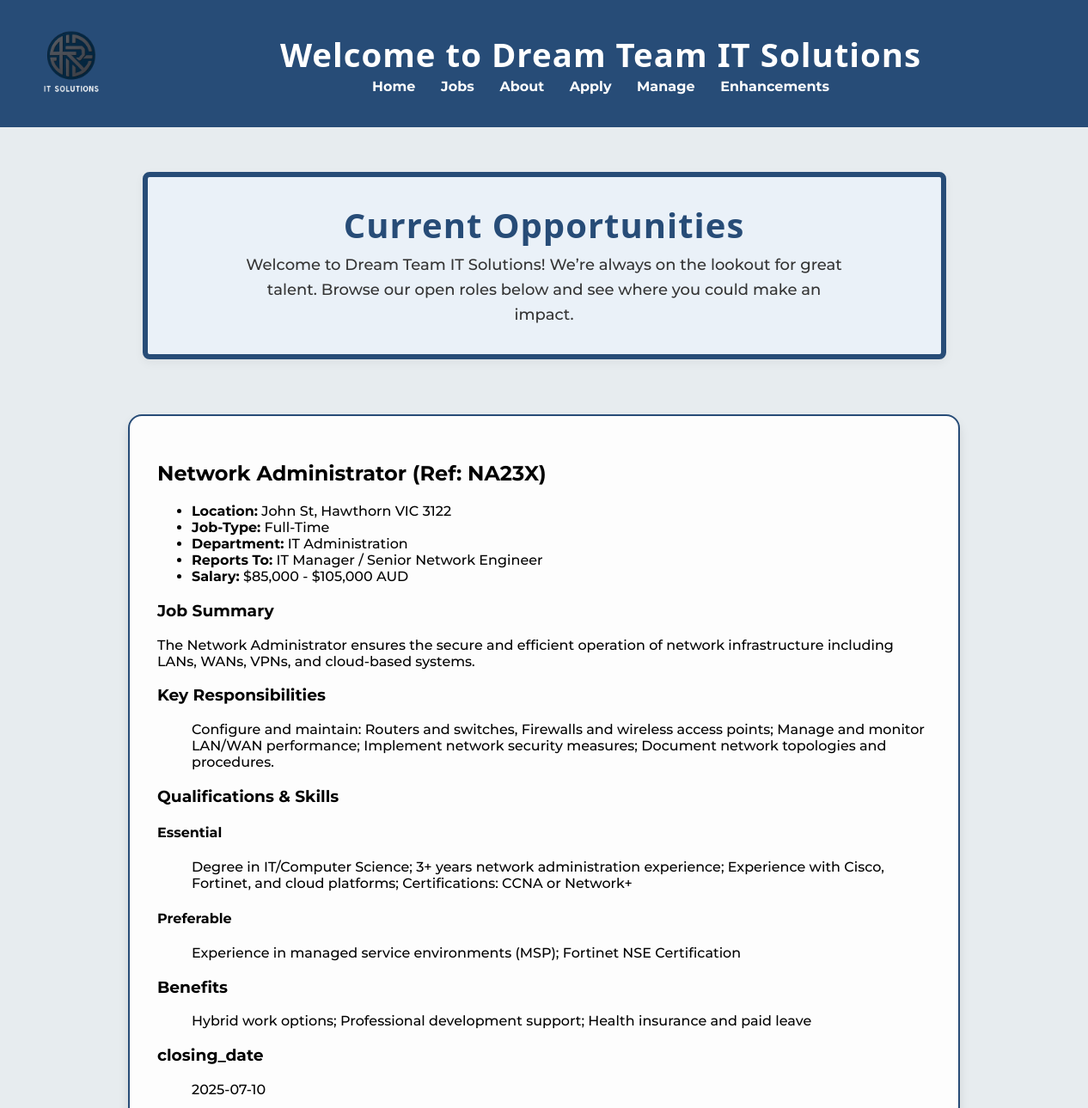
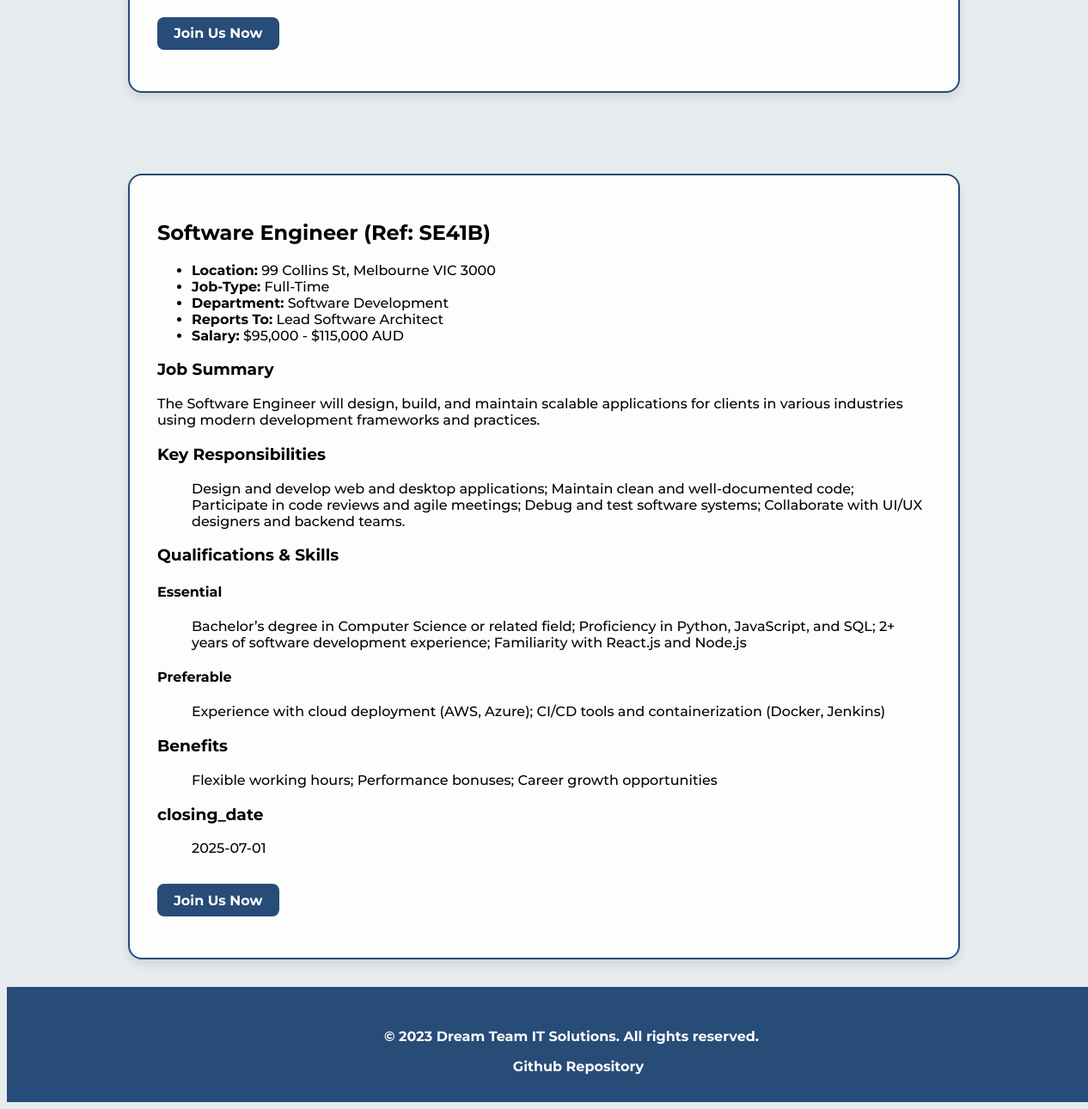
/jobs.php, run on the app's committed database (2 pictures, top to bottom).
### tables this page shows
CREATE TABLE `jobs` (
  `job_ref` varchar(5) NOT NULL,
  `title` varchar(100) NOT NULL,
  `location` varchar(100) NOT NULL,
  `job_type` varchar(50) NOT NULL,
  `department` varchar(100) NOT NULL,
  `reports_to` varchar(100) NOT NULL,
  `salary` varchar(50) NOT NULL,
  `summary` text NOT NULL,
  `responsibilities` text NOT NULL,
  `qualifications` text NOT NULL,
  `preferences` text NOT NULL,
  `benefits` text NOT NULL,
  `closing_date` date NOT NULL
);

### jobs.php (the view, shortened to what this page needs)
<?php
require_once "settings.php";
$conn = @mysqli_connect($host, $user, $pwd, $sql_db);
include 'header.inc';
?>
<!DOCTYPE html>
<html lang="en">
<head>
    <link rel="stylesheet" href="styles/responsive.css">
    <link rel="stylesheet" href="styles/styles.css">
    <link rel="stylesheet" href="styles/jobs.css">
</head>
<body>
<main>
    <section class="jobs-intro">
        <h1>Current Opportunities</h1>
        <p>Welcome to Dream Team IT Solutions! We’re always on the lookout for great talent. Browse our open roles below and see where you could make an impact.</p>
    </section>
    <div class="jobs-container">
    <?php
    $sql = "SELECT * FROM jobs ORDER BY job_ref";
    $result = mysqli_query($conn, $sql);
    if (mysqli_num_rows($result) > 0) {
        while ($job = mysqli_fetch_assoc($result)) {
            echo '<section class="job-section">';
            echo "<h2>" . htmlspecialchars($job['title']) . " (Ref: " . htmlspecialchars($job['job_ref']) . ")</h2>";
            echo "<ul>
                    <li><strong>Location:</strong> " . htmlspecialchars($job['location']) . "</li>
                    <li><strong>Job-Type:</strong> " . htmlspecialchars($job['job_type']) . "</li>
                    <li><strong>Department:</strong> " . htmlspecialchars($job['department']) . "</li>
                    <li><strong>Reports To:</strong> " . htmlspecialchars($job['reports_to']) . "</li>
                    <li><strong>Salary:</strong> " . htmlspecialchars($job['salary']) . "</li>
                </ul>";
            echo "<h3>Job Summary</h3><p>" . htmlspecialchars($job['summary']) . "</p>";
            echo "<h3>Key Responsibilities</h3><ul>" . htmlspecialchars($job['responsibilities']) . "</ul>";
            echo "<h3>Qualifications & Skills</h3><h4>Essential</h4><ul>" . htmlspecialchars($job['qualifications']) . "</ul>";
            echo "<h4>Preferable</h4><ul>" . htmlspecialchars($job['preferences']) . "</ul>";
            echo "<h3>Benefits</h3><ul>" . htmlspecialchars($job['benefits']) . "</ul>";
            echo "<h3>closing_date</h3><ul>" . htmlspecialchars($job['closing_date']) . "</ul>";
            echo '<aside><p><a href="apply.php">Join Us Now</a></p></aside>';
            echo '</section>';
        }
    } else {
        echo "<p>No job listings available at this time.</p>";
    }
    ?>
    </div>
</main>
<?php include 'footer.inc'; ?>
</body>
</html>

### styles/styles.css (style rules this page uses)
body { font-family: Montserrat, sans-serif; background-color: #E7ECEF; }
main { padding-top: 10em; }
body { display: flex; flex-direction: column; min-height: 100vh; }
main { flex-grow: 1; }
.jobs-container { display: flex; gap: 30px; align-items: flex-start; justify-content: space-between; flex-wrap: wrap; }
h1 { font-size: 3em; font-family: 'Segoe UI', Tahoma, Geneva, Verdana, sans-serif; color: #274C77; text-align: center; margin-top: 1em; letter-spacing: 1px; font-weight: bold; }

### styles/jobs.css (style rules this page uses)
.job-section { background-color: #fdfdfd; border: 2px solid #274C77; border-radius: 16px; padding: 2em; margin: 2em auto; max-width: 900px; box-shadow: 0 6px 12px rgba(0, 0, 0, 0.1); transition: transform 0.3s ease; }
.job-section a { display: inline-block; margin-top: 1em; background-color: #274C77; color: white; padding: 0.6em 1.2em; border-radius: 8px; text-decoration: none; font-weight: bold; transition: background-color 0.3s ease; }
.jobs-intro { background-color: #EAF1F8; border: 6px solid #274C77; border-radius: 8px; padding: 2rem 1.5rem; margin: 2rem auto; max-width: 70%; text-align: center; box-shadow: 0 4px 12px rgba(0, 0, 0, 0.05); }
.jobs-intro h1 { margin: 0 0 0.5rem; font-size: 2.5rem; color: #274C77; line-height: 1.2; }
.jobs-intro p { margin: 0 auto; font-size: 1.125rem; color: #333; line-height: 1.6; max-width: 700px; }

### data on the page
jobs: title "Network Administrator", job_ref "NA23X", location "John St, Hawthorn VIC 3122", job_type "Full-Time", department "IT Administration", reports_to "IT Manager / Senior Network Engineer", salary "$85,000 - $105,000 AUD", summary "The Network Administrator ensures the secure and efficient operation of network infrastructure including LANs, WANs, VPNs, and cloud-based systems.", responsibilities "Configure and maintain: Routers and switches, Firewalls and wireless access points; Manage and monitor LAN/WAN performance; Implement network security measures; Document network topologies and procedures.", qualifications "Degree in IT/Computer Science; 3+ years network administration experience; Experience with Cisco, Fortinet, and cloud platforms; Certifications: CCNA or Network+", preferences "Experience in managed service environments (MSP); Fortinet NSE Certification", benefits "Hybrid work options; Professional development support; Health insurance and paid leave", closing_date "2025-07-10"
jobs: title "Software Engineer", job_ref "SE41B", location "99 Collins St, Melbourne VIC 3000", job_type "Full-Time", department "Software Development", reports_to "Lead Software Architect", salary "$95,000 - $115,000 AUD", summary "The Software Engineer will design, build, and maintain scalable applications for clients in various industries using modern development frameworks and practices.", responsibilities "Design and develop web and desktop applications; Maintain clean and well-documented code; Participate in code reviews and agile meetings; Debug and test software systems; Collaborate with UI/UX designers and backend teams.", qualifications "Bachelor’s degree in Computer Science or related field; Proficiency in Python, JavaScript, and SQL; 2+ years of software development experience; Familiarity with React.js and Node.js", preferences "Experience with cloud deployment (AWS, Azure); CI/CD tools and containerization (Docker, Jenkins)", benefits "Flexible working hours; Performance bonuses; Career growth opportunities", closing_date "2025-07-01"
